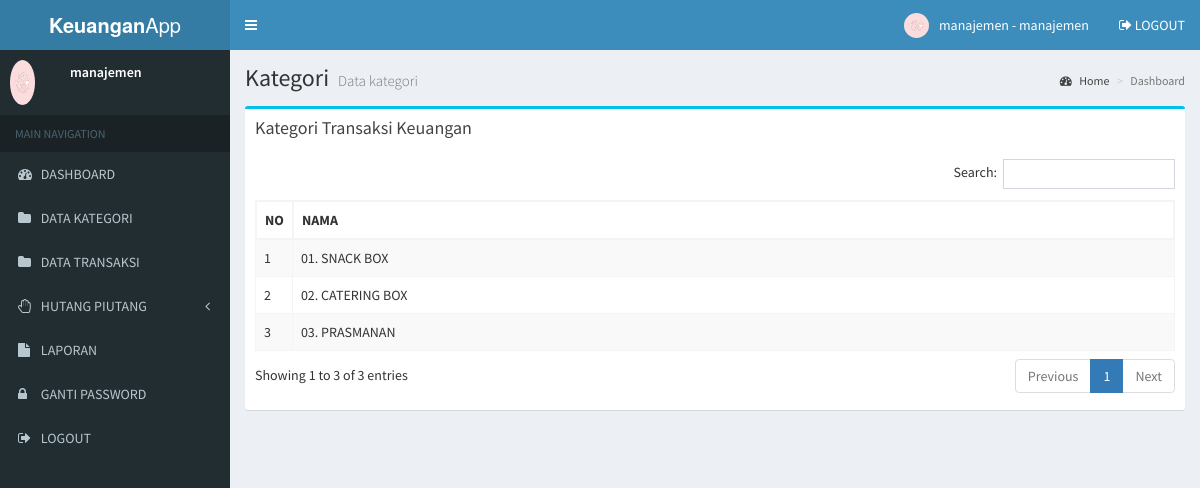
The page /manajemen/kategori.php (signed in) on the database its author committed.
### tables this page shows
CREATE TABLE `user` (
  `user_id` int(11) NOT NULL,
  `user_nama` varchar(100) NOT NULL,
  `user_username` varchar(100) NOT NULL,
  `user_password` varchar(100) NOT NULL,
  `user_foto` varchar(100) DEFAULT NULL,
  `user_level` varchar(20) NOT NULL
);

CREATE TABLE `kategori` (
  `kategori_id` int(11) NOT NULL,
  `kategori` varchar(255) NOT NULL
);

### manajemen/kategori.php (the view)
<?php include 'header.php'; ?>
<div class="content-wrapper">
  <section class="content-header">
    <h1>
      Kategori
      <small>Data kategori</small>
    </h1>
    <ol class="breadcrumb">
      <li><a href="#"><i class="fa fa-dashboard"></i> Home</a></li>
      <li class="active">Dashboard</li>
    </ol>
  </section>
  <section class="content">
    <div class="row">
      <section class="col-lg-12">
        <div class="box box-info">
          <div class="box-header">
            <h3 class="box-title">Kategori Transaksi Keuangan</h3>
          </div>
          <div class="box-body">
            <div class="table-responsive">
              <table class="table table-bordered table-striped" id="table-datatable">
                <thead>
                  <tr>
                    <th width="1%">NO</th>
                    <th>NAMA</th>
                  </tr>
                </thead>
                <tbody>
                  <?php
                  include '../koneksi.php';
                  $no=1;
                  $data = mysqli_query($koneksi,"SELECT * FROM kategori ORDER BY kategori ASC");
                  while($d = mysqli_fetch_array($data)){
                    ?>
                    <tr>
                      <td><?php echo $no++; ?></td>
                      <td><?php echo $d['kategori']; ?></td>
                    </tr>
                    <?php
                  }
                  ?>
                </tbody>
              </table>
            </div>
          </div>
        </div>
      </section>
    </div>
  </section>
</div>
<?php include 'footer.php'; ?>

### manajemen/header.php (shortened to what this page needs)
<!DOCTYPE html>
<html>
<head>
  <link rel="stylesheet" href="../assets/bower_components/bootstrap/dist/css/bootstrap.min.css">
  <link rel="stylesheet" href="../assets/bower_components/font-awesome/css/font-awesome.min.css">
  <link rel="stylesheet" href="../assets/bower_components/Ionicons/css/ionicons.min.css">
  <link rel="stylesheet" href="../assets/dist/css/AdminLTE.min.css">
  <link rel="stylesheet" href="../assets/bower_components/datatables.net-bs/css/dataTables.bootstrap.min.css">
  <link rel="stylesheet" href="../assets/dist/css/skins/_all-skins.min.css">
  <link rel="stylesheet" href="../assets/bower_components/morris.js/morris.css">
  <link rel="stylesheet" href="../assets/bower_components/jvectormap/jquery-jvectormap.css">
  <link rel="stylesheet" href="../assets/bower_components/bootstrap-datepicker/dist/css/bootstrap-datepicker.min.css">
  <link rel="stylesheet" href="../assets/bower_components/bootstrap-daterangepicker/daterangepicker.css">
  <link rel="stylesheet" href="../assets/plugins/bootstrap-wysihtml5/bootstrap3-wysihtml5.min.css">
  <?php
  include '../koneksi.php';
  ?>
</head>
<body class="hold-transition skin-blue sidebar-mini">
  <div class="wrapper">
    <header class="main-header">
      <a href="index.php" class="logo">
        <span class="logo-lg"><b>Keuangan</b>App</span>
      </a>
      <nav class="navbar navbar-static-top">
        <a href="#" class="sidebar-toggle" data-toggle="push-menu" role="button">
        </a>
        <div class="navbar-custom-menu">
          <ul class="nav navbar-nav">
            <li class="dropdown user user-menu">
              <a href="#" class="dropdown-toggle" data-toggle="dropdown">
                <?php
                $id_user = $_SESSION['id'];
                $profil = mysqli_query($koneksi, "select * from user where user_id='$id_user'");
                $profil = mysqli_fetch_assoc($profil);
                if ($profil['user_foto'] == "") {
                ?>
                  <img src="../gambar/sistem/user.png" class="user-image">
                <?php } else { ?>
                  <img src="../gambar/user/<?php echo $profil['user_foto'] ?>" class="user-image">
                <?php } ?>
                <span class="hidden-xs"><?php echo $_SESSION['nama']; ?> - <?php echo $_SESSION['level']; ?></span>
              </a>
            </li>
            <li>
              <a href="logout.php"><i class="fa fa-sign-out"></i> LOGOUT</a>
            </li>
          </ul>
        </div>
      </nav>
    </header>
    <aside class="main-sidebar">
      <section class="sidebar">
        <div class="user-panel">
          <div class="pull-left image">
            <?php
            $id_user = $_SESSION['id'];
            $profil = mysqli_query($koneksi, "select * from user where user_id='$id_user'");
            $profil = mysqli_fetch_assoc($profil);
            if ($profil['user_foto'] == "") {
            ?>
              <img src="../gambar/sistem/user.png" class="img-circle">
            <?php } else { ?>
              <img src="../gambar/user/<?php echo $profil['user_foto'] ?>" class="img-circle" style="max-height:45px">
            <?php } ?>
          </div>
          <div class="pull-left info">
            <p><?php echo $_SESSION['nama']; ?></p>
          </div>
        </div>
        <ul class="sidebar-menu" data-widget="tree">
          <li class="header">MAIN NAVIGATION</li>
          <li>
            <a href="index.php">
              <i class="fa fa-dashboard"></i> <span>DASHBOARD</span>
            </a>
          </li>
          <li>
            <a href="kategori.php">
              <i class="fa fa-folder"></i> <span>DATA KATEGORI</span>
            </a>
          </li>
          <li>
            <a href="transaksi.php">
              <i class="fa fa-folder"></i> <span>DATA TRANSAKSI</span>
            </a>
          </li>
          <li class="treeview">
            <a href="#">
              <i class="fa fa-hand-paper-o"></i>
              <span>HUTANG PIUTANG</span>
              <span class="pull-right-container">
                <i class="fa fa-angle-left pull-right"></i>
              </span>
            </a>
          </li>
          <li>
            <a href="laporan.php">
              <i class="fa fa-file"></i> <span>LAPORAN</span>
            </a>
          </li>
          <li>
            <a href="gantipassword.php">
              <i class="fa fa-lock"></i> <span>GANTI PASSWORD</span>
            </a>
          </li>
          <li>
            <a href="logout.php">
              <i class="fa fa-sign-out"></i> <span>LOGOUT</span>
            </a>
          </li>
        </ul>
      </section>
    </aside>

### manajemen/header.php (style rules this page uses)
#table-datatable { width: 100% !important; }
#table-datatable .sorting_disabled { border: 1px solid #f4f4f4; }

### rows shown on the page
user: user_foto (picture)
kategori: kategori "01. SNACK BOX"
kategori: kategori "02. CATERING BOX"
kategori: kategori "03. PRASMANAN"

### other values the page prints
$_SESSION['nama'] "manajemen"
$_SESSION['level'] "manajemen"
